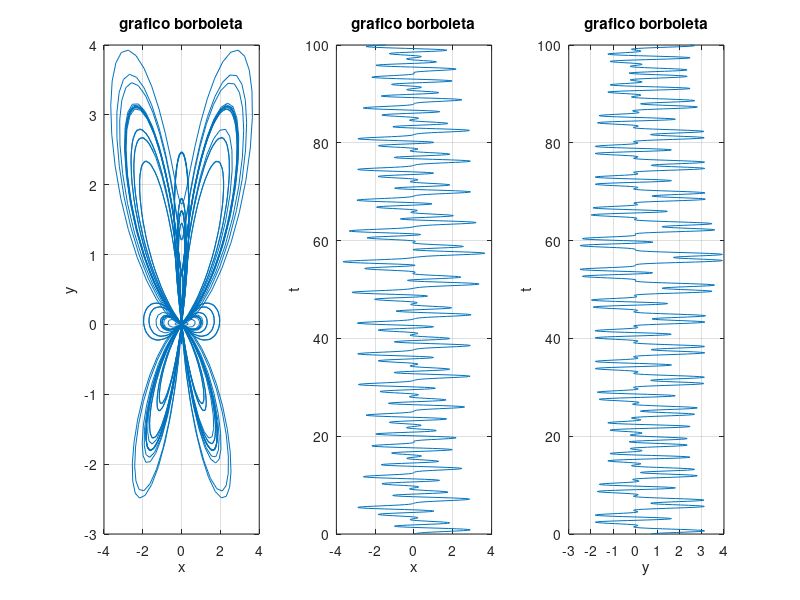
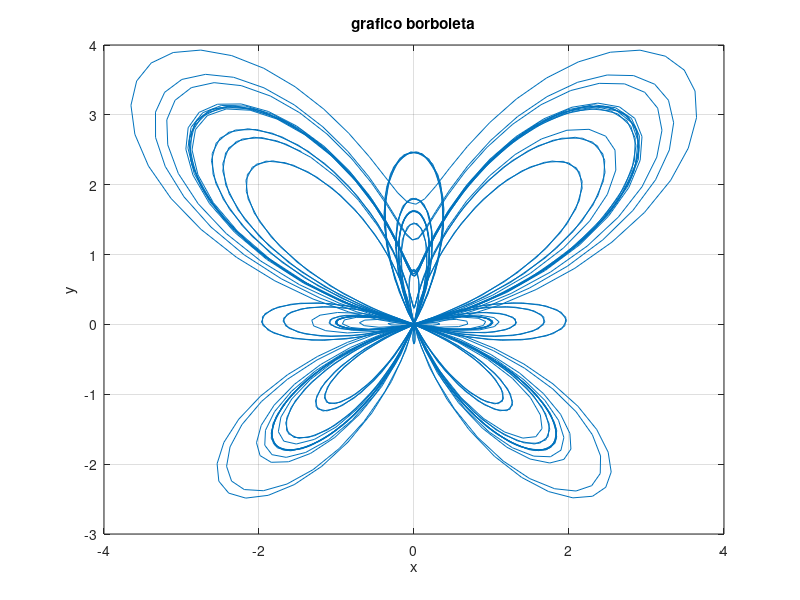

These figures' MATLAB source, in order:
%questao 2)
function q2(~) 
    %recuperaçao modulo 1 

    %joao vitor viana 204

    clc;close all;
   
    %criando o vetor tempo
    t=0:1/16:100;
    
    %criando as duas funçoes
    x=sin(t).*(exp(cos(t))-2.*cos(4.*t)-sin(t./12).^5);
    y=cos(t).*(exp(cos(t))-2.*cos(4.*t)-sin(t./12).^5);
    
    %gerar graficos XxY
    subplot(1,3,1)
    plot(x,y)
    grid on
    hold on
    title("grafico borboleta")
    xlabel("x")
    ylabel("y")
    
    %gerar graficos XxT
    subplot(1,3,2)
    plot(x,t)
    grid on
    hold on
    title("grafico borboleta")
    xlabel("x")
    ylabel("t")
    
    %gerar graficos YxT
    subplot(1,3,3)
    plot(y,t)
    grid on
    hold on
    title("grafico borboleta")
    xlabel("y")
    ylabel("t")
    
    figure (2)
    
    %gerar graficos XxY
    plot(x,y)
    grid on
    hold on
    title("grafico borboleta")
    xlabel("x")
    ylabel("y")
end